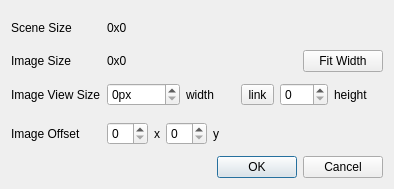
<?xml version="1.0" encoding="UTF-8"?>
<ui version="4.0">
 <class>BackgroundPropertiesDialog</class>
 <widget class="QDialog" name="BackgroundPropertiesDialog">
  <property name="geometry">
   <rect>
    <x>0</x>
    <y>0</y>
    <width>394</width>
    <height>189</height>
   </rect>
  </property>
  <property name="windowTitle">
   <string>Dialog</string>
  </property>
  <layout class="QGridLayout" name="gridLayout">
   <item row="2" column="3">
    <layout class="QHBoxLayout" name="horizontalLayout">
     <item>
      <widget class="QSpinBox" name="viewWidth">
       <property name="suffix">
        <string>px</string>
       </property>
       <property name="maximum">
        <number>10000</number>
       </property>
      </widget>
     </item>
     <item>
      <widget class="QLabel" name="label_2">
       <property name="text">
        <string>width</string>
       </property>
      </widget>
     </item>
     <item>
      <widget class="QToolButton" name="toolButton">
       <property name="text">
        <string>link</string>
       </property>
      </widget>
     </item>
     <item>
      <widget class="QSpinBox" name="viewHeight"/>
     </item>
     <item>
      <widget class="QLabel" name="label_3">
       <property name="text">
        <string>height</string>
       </property>
      </widget>
     </item>
    </layout>
   </item>
   <item row="3" column="3">
    <layout class="QHBoxLayout" name="horizontalLayout_2">
     <item>
      <widget class="QSpinBox" name="imgOffsetX"/>
     </item>
     <item>
      <widget class="QLabel" name="label_9">
       <property name="text">
        <string>x</string>
       </property>
      </widget>
     </item>
     <item>
      <widget class="QSpinBox" name="imgOffsetY"/>
     </item>
     <item>
      <widget class="QLabel" name="label_10">
       <property name="text">
        <string>y</string>
       </property>
      </widget>
     </item>
     <item>
      <spacer name="horizontalSpacer_2">
       <property name="orientation">
        <enum>Qt::Horizontal</enum>
       </property>
       <property name="sizeHint" stdset="0">
        <size>
         <width>40</width>
         <height>20</height>
        </size>
       </property>
      </spacer>
     </item>
    </layout>
   </item>
   <item row="0" column="3">
    <widget class="QLabel" name="sceneSize">
     <property name="text">
      <string>0x0</string>
     </property>
    </widget>
   </item>
   <item row="0" column="1">
    <widget class="QLabel" name="sceneSizeLabel">
     <property name="text">
      <string>Scene Size</string>
     </property>
    </widget>
   </item>
   <item row="3" column="1">
    <widget class="QLabel" name="offsetLabel">
     <property name="text">
      <string>Image Offset</string>
     </property>
    </widget>
   </item>
   <item row="2" column="1">
    <widget class="QLabel" name="viewSizeLabel">
     <property name="text">
      <string>Image View Size</string>
     </property>
    </widget>
   </item>
   <item row="1" column="1">
    <widget class="QLabel" name="imageSIzeLabel">
     <property name="text">
      <string>Image Size</string>
     </property>
    </widget>
   </item>
   <item row="4" column="3">
    <widget class="QDialogButtonBox" name="buttonBox">
     <property name="orientation">
      <enum>Qt::Horizontal</enum>
     </property>
     <property name="standardButtons">
      <set>QDialogButtonBox::Cancel|QDialogButtonBox::Ok</set>
     </property>
    </widget>
   </item>
   <item row="1" column="3">
    <layout class="QHBoxLayout" name="horizontalLayout_4">
     <item>
      <widget class="QLabel" name="imageSize">
       <property name="text">
        <string>0x0</string>
       </property>
      </widget>
     </item>
     <item>
      <spacer name="horizontalSpacer">
       <property name="orientation">
        <enum>Qt::Horizontal</enum>
       </property>
       <property name="sizeHint" stdset="0">
        <size>
         <width>40</width>
         <height>20</height>
        </size>
       </property>
      </spacer>
     </item>
     <item>
      <widget class="QPushButton" name="fitWidthBtn">
       <property name="text">
        <string>Fit Width</string>
       </property>
      </widget>
     </item>
    </layout>
   </item>
  </layout>
 </widget>
 <resources/>
 <connections>
  <connection>
   <sender>buttonBox</sender>
   <signal>accepted()</signal>
   <receiver>BackgroundPropertiesDialog</receiver>
   <slot>accept()</slot>
   <hints>
    <hint type="sourcelabel">
     <x>248</x>
     <y>254</y>
    </hint>
    <hint type="destinationlabel">
     <x>157</x>
     <y>274</y>
    </hint>
   </hints>
  </connection>
  <connection>
   <sender>buttonBox</sender>
   <signal>rejected()</signal>
   <receiver>BackgroundPropertiesDialog</receiver>
   <slot>reject()</slot>
   <hints>
    <hint type="sourcelabel">
     <x>316</x>
     <y>260</y>
    </hint>
    <hint type="destinationlabel">
     <x>286</x>
     <y>274</y>
    </hint>
   </hints>
  </connection>
 </connections>
</ui>
